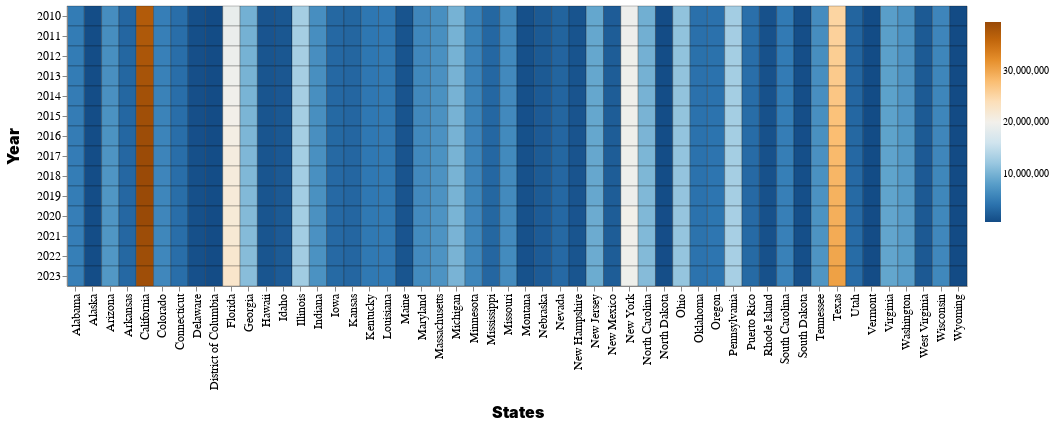

The cell this chart's notebook holds for it:
### Markdown cell above
## Heatmap

### Code cell
import altair as alt

alt.themes.enable("dark")

heatmap = alt.Chart(df_reshaped).mark_rect().encode(
        y=alt.Y('year:O', axis=alt.Axis(title="Year", titleFontSize=16, titlePadding=15, titleFontWeight=900, labelAngle=0)),
        x=alt.X('states:O', axis=alt.Axis(title="States", titleFontSize=16, titlePadding=15, titleFontWeight=900)),
        color=alt.Color('max(population):Q',
                         legend=alt.Legend(title=" "),
                         scale=alt.Scale(scheme="blueorange")),
        stroke=alt.value('black'),
        strokeWidth=alt.value(0.25),
        #tooltip=[
        #    alt.Tooltip('year:O', title='Year'),
        #    alt.Tooltip('population:Q', title='Population')
        #]
    ).properties(width=900
    #).configure_legend(orient='bottom', titleFontSize=16, labelFontSize=14, titlePadding=0
    #).configure_axisX(labelFontSize=14)
    ).configure_axis(
    labelFontSize=12,
    titleFontSize=12
    )

heatmap

### Figure 1 — Vega-Lite specification as saved in the notebook (floating-point values rounded to 4 significant figures; data arrays with more than 128 entries replaced by an {"elided": "..."} marker saying what was removed)
{"usermeta": {"embedOptions": {"theme": "dark"}}, "config": {"view": {"continuousWidth": 400, "continuousHeight": 300}, "axis": {"labelFontSize": 12, "titleFontSize": 12}}, "data": {"name": "data-6d939a0e2a4eb50992b4efecb352ce51"}, "mark": "rect", "encoding": {"color": {"aggregate": "max", "field": "population", "legend": {"title": " "}, "scale": {"scheme": "blueorange"}, "type": "quantitative"}, "stroke": {"value": "black"}, "strokeWidth": {"value": 0.25}, "x": {"axis": {"title": "States", "titleFontSize": 16, "titleFontWeight": 900, "titlePadding": 15}, "field": "states", "type": "ordinal"}, "y": {"axis": {"labelAngle": 0, "title": "Year", "titleFontSize": 16, "titleFontWeight": 900, "titlePadding": 15}, "field": "year", "type": "ordinal"}}, "width": 900, "$schema": "https://vega.github.io/schema/vega-lite/v4.17.0.json", "datasets": {"data-6d939a0e2a4eb50992b4efecb352ce51": {"elided": "728 records"}}}
